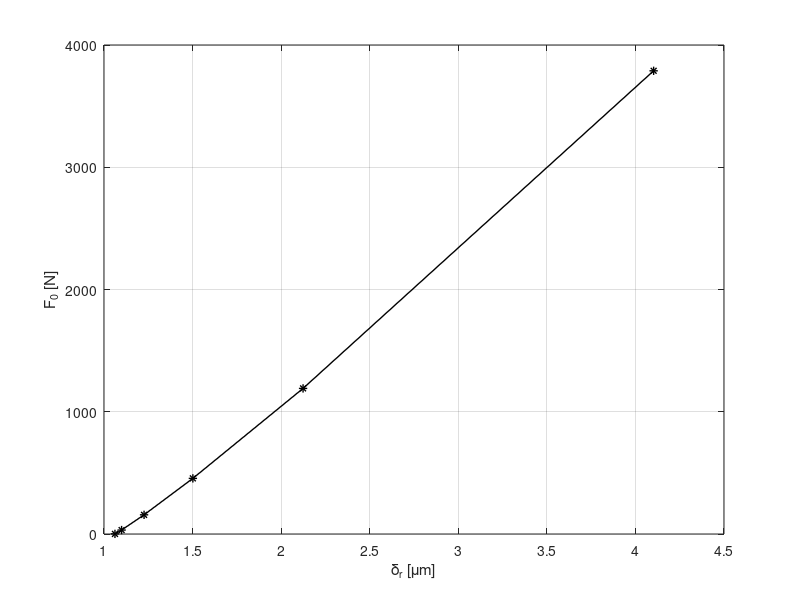
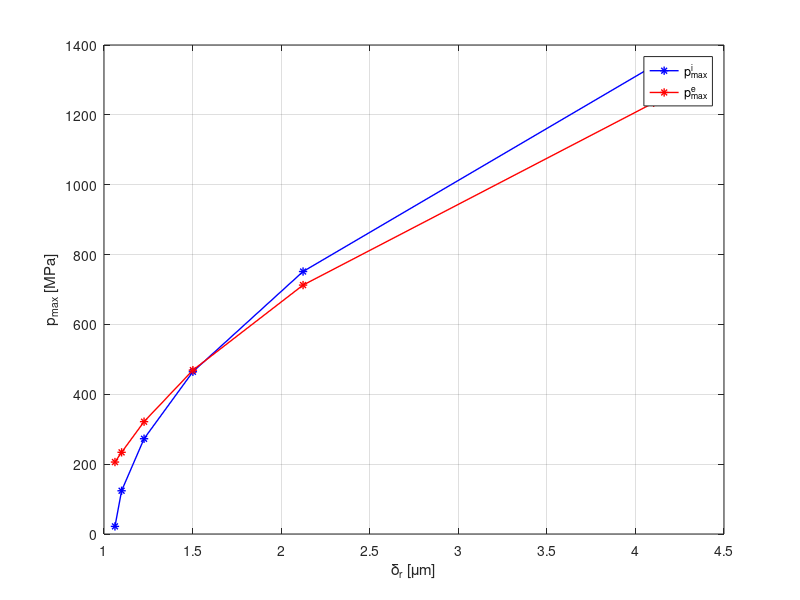
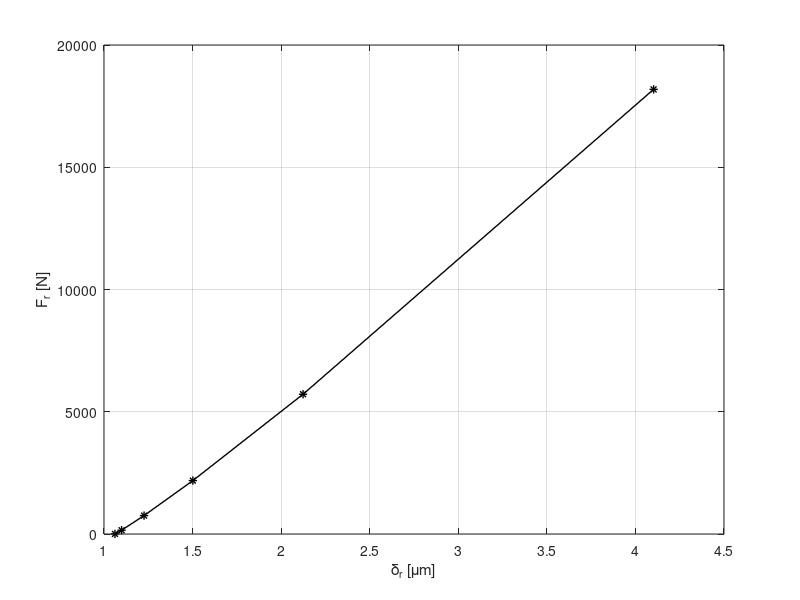
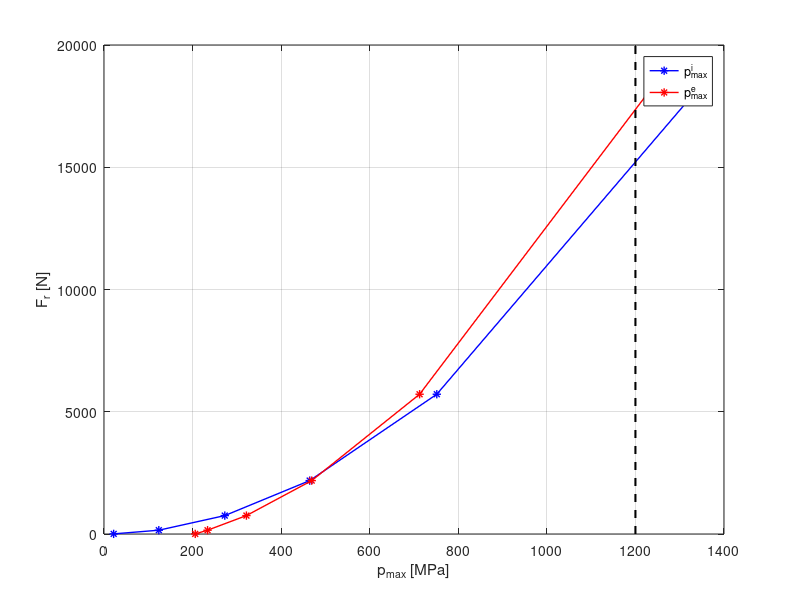

These figures' MATLAB source, in order:
clear all
close all
clc
% DATI
d = 100; %mm
D = 150; %mm
di = 113e-3; %m
de = 137e-3; %m
B = 19e-3; %m
dr = 12e-3; %m
lr = 14e-3; %m
l_eff = 13.6e-3; %m
z = 24;
E = 2e05; %MPa
v = 0.3; 
alpha = 12e-6; %°C^-1
rho = 7800; %kg/m^3
omega_rpm = 8000; %rpm
omega = omega_rpm*2*pi/60; %rad/s
dai = 70; %mm
dae = 100; %mm
D_g_forz = -58; %μm
DeltaT_i = 70; %°C
DeltaT_e = 40; %°C
D_g_temp = -45; %μm

% Scelta classe di gioco radiale (pag 425 e non 415)
D_g = abs(D_g_forz + D_g_temp); %μm
% Classe C4
g_min = 105; %μm
g_max = 140; %μm
g = g_min-D_g; %μm

%% TABELLA
% - Forza centrifuga blocco slide 2 pag. 40-42
V = (pi*(dr^2)/4)*l_eff; % m^3
m_r = rho*V; %kg
r_R = (di+de)/4; %m 
v_R = omega*(di/2)/2; %velocità gabbia (v_R)
omega_r = v_R/r_R;
Fc = m_r*(r_R)*omega_r^2; %N  OK

n = 1.11; %cilindro (Slide 21)
Ko = (((B)^0.8)/3.84e-5)^n; % B
Ki = Ko;
delta_oc = (Fc/Ko)^(1/n); % unità di misura boh?

zr = 1:2:11; %numero di rulli in contatto
psi_max = ((zr-1)/(2*z))*2*pi; %rad
psi_deg = psi_max*180/pi; %deg
delta_r = (g/2+delta_oc)./cos(psi_max); %micron


% phi=0 e trovo F0
F0 = zeros(1,length(zr));
for j=2:length(zr)
    f = @(x) (x/Ki).^(1/n) + ((x+Fc)/Ko).^(1/n)-delta_r(j)+g/2;
    F0(j) = fzero(f,[0; 1000000]);
    x = linspace(0,10000);
end
F0(1) = 1;
figure(1)
plot(delta_r,F0,'-*k','Linewidth',1)
xlabel('\delta_{r} [\mum]')
ylabel('F_0 [N]')
grid on

% Calcolo pmax interna
alpha_xi = 1/(dr*1000); % 1/mm
beta_xi = 1/(di*1000); % 1/mm
bi = sqrt(((4*F0)/(pi*(l_eff*1000)))*((1-v^2)/E)/(alpha_xi+beta_xi));
pmax_i = 2*F0./(pi*(l_eff*1000)*bi); %MPa
pmax_i(isnan(pmax_i))=0;

% Calcolo pmax esterna
alpha_xe = 1/(dr*1000); % 1/mm
beta_xe = -1/(de*1000); % 1/mm
be = sqrt(((4*(F0+Fc))/(pi*(l_eff*1000)))*((1-v^2)/E)/(alpha_xe+beta_xe));
pmax_e = 2*(F0+Fc)./(pi*(l_eff*1000)*be); %MPa


figure(2)
plot(delta_r,pmax_i,'-*b','Linewidth',1)
hold on
plot(delta_r,pmax_e,'-*r','Linewidth',1)
xlabel('\delta_{r} [\mum]')
ylabel('p_{max} [MPa]')
legend('p_{max}^{i}', 'p_{max}^{e}')
grid on


% Calcolo Fr
% Fr = zeros(1,length(zr));
% for j = 1:length(zr)
%     fun = @(x) (((cos(x)-cos(psi_max(j)))/(1-cos(psi_max(j)))).^n).*cos(x);
%     Fr(j) = ((F0(j)*z)/(2*pi))*integral(fun,-psi_max(j),psi_max(j));
% end
% Fr(isnan(Fr))=0;
Fr=F0.*(z/5); % stribeck

figure(3)
plot(delta_r,Fr,'-*k','Linewidth',1)
xlabel('\delta_{r} [\mum]')
ylabel('F_r [N]')
grid on

Rp02 = 1200; %[MPa]
figure(4)
plot(pmax_i,Fr,'-*b','Linewidth',1)
hold on
plot(pmax_e,Fr,'-*r','Linewidth',1)
hold on 
plot([Rp02 Rp02],[0 20000],'--k','Linewidth',1.5)
ylabel('F_{r} [N]')
xlabel('p_{max} [MPa]')
legend('p_{max}^{i}', 'p_{max}^{e}')
grid on




disp(['zr           ',num2str(zr)]);
disp(['ψ_{max}      ',num2str(psi_deg)]);
disp(['δr           ',num2str(delta_r)]); %micrometri
disp(['F0           ',num2str(F0)]);
disp(['p_{max}^{i}  ',num2str(pmax_i)]);
disp(['p_{max}^{e}  ',num2str(pmax_e)]);
disp(['Fr           ',num2str(Fr)]);
















